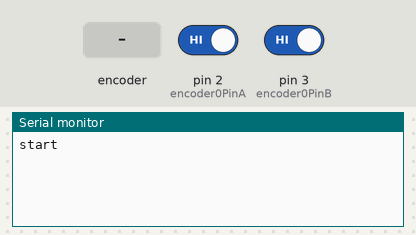
Bench run of a sketch on a simulated Arduino Uno, built with avr-gcc and run on an emulated ATmega328P. Shown: the last lines printed to the serial monitor. The test bench sets the inputs (shaded band); at power-on: pin 2 (encoder0PinA) HIGH, pin 3 (encoder0PinB) HIGH.

Above: at 1.2 s.
1.3 s: rotary encoder on pin 2 (encoder0PinA) / pin 3 (encoder0PinB) turned 1 step (first pin leading)
At 2.0 s:
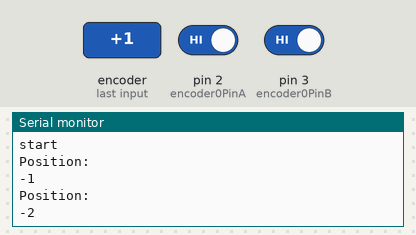
3.0 s: rotary encoder on pin 2 (encoder0PinA) / pin 3 (encoder0PinB) turned 1 step (first pin leading)
At 4.5 s:
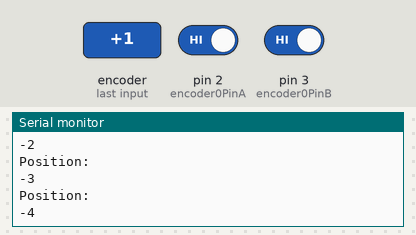
Timing chart, 0 to 6.0 s (numbered marks = the images above; inputs shaded):
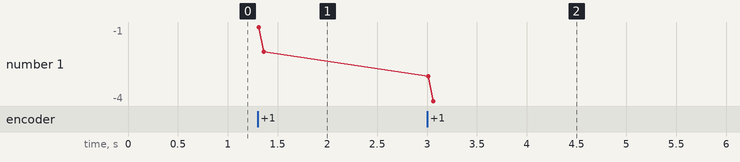

The sketch:

rotary_encoder_test_interrupt.ino
```cpp
//#include <phys253.h>
//#include <LiquidCrystal.h>

/* read a rotary encoder with interrupts
   Encoder hooked up with common to GROUND,
   encoder0PinA to pin 2, encoder0PinB to pin 3
   it doesn't matter which encoder pin you use for A or B

   uses Arduino pull-ups on A & B channel outputs
   turning on the pull-ups saves having to hook up resistors
   to the A & B channel outputs

*/

// References:
// https://www.arduino.cc/reference/en/language/functions/external-interrupts/attachinterrupt/
// https://playground.arduino.cc/Main/RotaryEncoders

#define encoder0PinA  2
#define encoder0PinB  3
#define clicks_per_revolution  40

volatile int encoder0Pos = 0;
int current_time;
int start_time = 0;
int previous_pos;
float rpm;
int period = 500; // in millisecond

void doEncoder() {
  /* If pinA and pinB are both high or both low, it is spinning
     forward. If they're different, it's going backward.
  */
  if (digitalRead(encoder0PinA) == digitalRead(encoder0PinB)) {
    // clockwise
    encoder0Pos++;
  } else {
    // counterclockwise
    encoder0Pos--;
  }

  // uncomment the following two lines of code if you want to print the current position of the encoder
  Serial.println("Position: ");
  Serial.println(encoder0Pos, DEC);
}

void setup() {
  pinMode(encoder0PinA, INPUT);
  digitalWrite(encoder0PinA, HIGH);       // turn on pull-up resistor
  pinMode(encoder0PinB, INPUT);
  digitalWrite(encoder0PinB, HIGH);       // turn on pull-up resistor

  attachInterrupt(digitalPinToInterrupt(encoder0PinA), doEncoder, CHANGE);  // encoder pin on interrupt 0 - pin 2
  Serial.begin (9600);
  Serial.println("start");                // a personal quirk
  current_time = millis();
  previous_pos = encoder0Pos;
}

void loop() {

  // calculate rpm once every period
  if(millis() - current_time >= period) {
    rpm = 60.0 * ((encoder0Pos - previous_pos) / float(clicks_per_revolution))/(period / 1000.0);

    // uncomment the following two lines of code if you want to print the rpm
    //Serial.println("RPM: ");
    //Serial.println(rpm);

    current_time = millis();
    previous_pos = encoder0Pos;
  }

}


/*  to read the other two transitions - just use another attachInterrupt()
  in the setup and duplicate the doEncoder function into say,
  doEncoderA and doEncoderB.
  You also need to move the other encoder wire over to pin 3 (interrupt 1).
*/
```

Measured:
- after the input at 1.3 s, the serial monitor: prints a new line at once (image 1)
- after the input at 3.0 s, the serial monitor: prints a new line at once (image 2)
- plotted number 1: -2 → -4 after the input at 3.0 s
